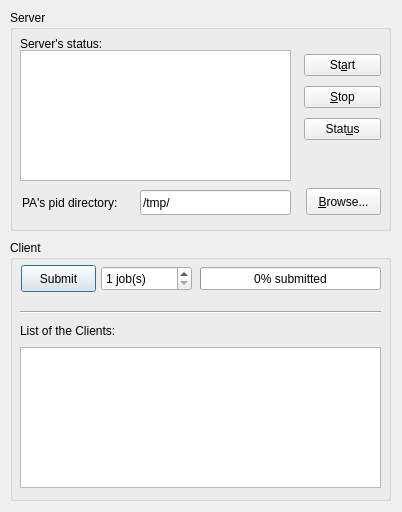
<ui version="4.0" >
 <class>MainDlg</class>
 <widget class="QDialog" name="MainDlg" >
  <property name="geometry" >
   <rect>
    <x>0</x>
    <y>0</y>
    <width>402</width>
    <height>512</height>
   </rect>
  </property>
  <property name="sizePolicy" >
   <sizepolicy>
    <hsizetype>5</hsizetype>
    <vsizetype>5</vsizetype>
    <horstretch>0</horstretch>
    <verstretch>0</verstretch>
   </sizepolicy>
  </property>
  <property name="windowTitle" >
   <string>PROOFAgent Management Console</string>
  </property>
  <widget class="QGroupBox" name="groupBox_2" >
   <property name="geometry" >
    <rect>
     <x>10</x>
     <y>240</y>
     <width>381</width>
     <height>261</height>
    </rect>
   </property>
   <property name="title" >
    <string>Client</string>
   </property>
   <widget class="QLabel" name="label_2" >
    <property name="geometry" >
     <rect>
      <x>10</x>
      <y>77</y>
      <width>108</width>
      <height>27</height>
     </rect>
    </property>
    <property name="text" >
     <string>List of the Clients:</string>
    </property>
   </widget>
   <widget class="QListWidget" name="lstClientsList" >
    <property name="geometry" >
     <rect>
      <x>10</x>
      <y>107</y>
      <width>361</width>
      <height>141</height>
     </rect>
    </property>
   </widget>
   <widget class="Line" name="line" >
    <property name="geometry" >
     <rect>
      <x>10</x>
      <y>64</y>
      <width>361</width>
      <height>16</height>
     </rect>
    </property>
    <property name="orientation" >
     <enum>Qt::Horizontal</enum>
    </property>
   </widget>
   <widget class="QPushButton" name="btnSubmitClient" >
    <property name="geometry" >
     <rect>
      <x>11</x>
      <y>25</y>
      <width>75</width>
      <height>27</height>
     </rect>
    </property>
    <property name="text" >
     <string>Submit</string>
    </property>
    <property name="checkable" >
     <bool>true</bool>
    </property>
   </widget>
   <widget class="QProgressBar" name="progressSubmittedJobs" >
    <property name="geometry" >
     <rect>
      <x>190</x>
      <y>27</y>
      <width>181</width>
      <height>23</height>
     </rect>
    </property>
    <property name="value" >
     <number>0</number>
    </property>
    <property name="orientation" >
     <enum>Qt::Horizontal</enum>
    </property>
    <property name="format" >
     <string>%p% submitted</string>
    </property>
   </widget>
   <widget class="QSpinBox" name="spinSubmitJobs" >
    <property name="geometry" >
     <rect>
      <x>91</x>
      <y>26</y>
      <width>91</width>
      <height>25</height>
     </rect>
    </property>
    <property name="suffix" >
     <string> job(s)</string>
    </property>
    <property name="minimum" >
     <number>1</number>
    </property>
    <property name="value" >
     <number>1</number>
    </property>
   </widget>
  </widget>
  <widget class="QGroupBox" name="groupBox" >
   <property name="geometry" >
    <rect>
     <x>10</x>
     <y>10</y>
     <width>381</width>
     <height>221</height>
    </rect>
   </property>
   <property name="title" >
    <string>Server</string>
   </property>
   <widget class="QLabel" name="label" >
    <property name="geometry" >
     <rect>
      <x>10</x>
      <y>20</y>
      <width>93</width>
      <height>27</height>
     </rect>
    </property>
    <property name="text" >
     <string>Server's status:</string>
    </property>
   </widget>
   <widget class="QWidget" name="layoutWidget" >
    <property name="geometry" >
     <rect>
      <x>294</x>
      <y>40</y>
      <width>77</width>
      <height>95</height>
     </rect>
    </property>
    <layout class="QGridLayout" >
     <property name="margin" >
      <number>0</number>
     </property>
     <property name="spacing" >
      <number>6</number>
     </property>
     <item row="0" column="0" >
      <widget class="QPushButton" name="btnStartServer" >
       <property name="text" >
        <string>St&amp;art</string>
       </property>
      </widget>
     </item>
     <item row="2" column="0" >
      <widget class="QPushButton" name="btnStatusServer" >
       <property name="text" >
        <string>Stat&amp;us</string>
       </property>
      </widget>
     </item>
     <item row="1" column="0" >
      <widget class="QPushButton" name="btnStopServer" >
       <property name="text" >
        <string>&amp;Stop</string>
       </property>
      </widget>
     </item>
    </layout>
   </widget>
   <widget class="QPushButton" name="btnBrowsePIDDir" >
    <property name="geometry" >
     <rect>
      <x>296</x>
      <y>178</y>
      <width>75</width>
      <height>27</height>
     </rect>
    </property>
    <property name="text" >
     <string>&amp;Browse...</string>
    </property>
   </widget>
   <widget class="QLineEdit" name="edtPIDDir" >
    <property name="geometry" >
     <rect>
      <x>130</x>
      <y>180</y>
      <width>151</width>
      <height>25</height>
     </rect>
    </property>
    <property name="text" >
     <string>/tmp/</string>
    </property>
    <property name="readOnly" >
     <bool>true</bool>
    </property>
   </widget>
   <widget class="QTextEdit" name="edtServerInfo" >
    <property name="geometry" >
     <rect>
      <x>10</x>
      <y>40</y>
      <width>271</width>
      <height>131</height>
     </rect>
    </property>
    <property name="acceptDrops" >
     <bool>false</bool>
    </property>
    <property name="readOnly" >
     <bool>true</bool>
    </property>
   </widget>
   <widget class="QLabel" name="label_3" >
    <property name="geometry" >
     <rect>
      <x>12</x>
      <y>184</y>
      <width>107</width>
      <height>17</height>
     </rect>
    </property>
    <property name="text" >
     <string>PA's pid directory:</string>
    </property>
   </widget>
  </widget>
 </widget>
 <layoutdefault spacing="6" margin="11" />
 <pixmapfunction>qPixmapFromMimeSource</pixmapfunction>
 <tabstops>
  <tabstop>btnStartServer</tabstop>
  <tabstop>btnStopServer</tabstop>
  <tabstop>btnStatusServer</tabstop>
  <tabstop>edtServerInfo</tabstop>
  <tabstop>btnBrowsePIDDir</tabstop>
  <tabstop>edtPIDDir</tabstop>
  <tabstop>btnSubmitClient</tabstop>
  <tabstop>spinSubmitJobs</tabstop>
  <tabstop>lstClientsList</tabstop>
 </tabstops>
 <resources/>
 <connections/>
</ui>
